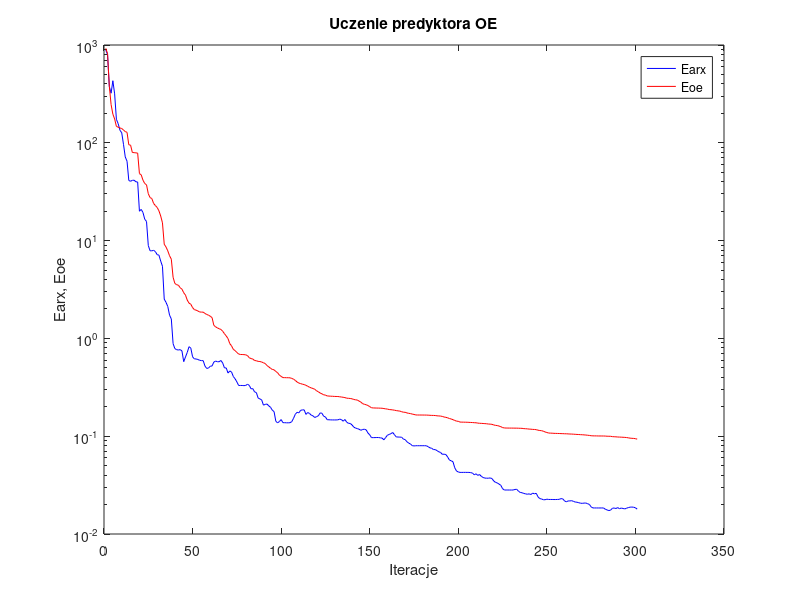
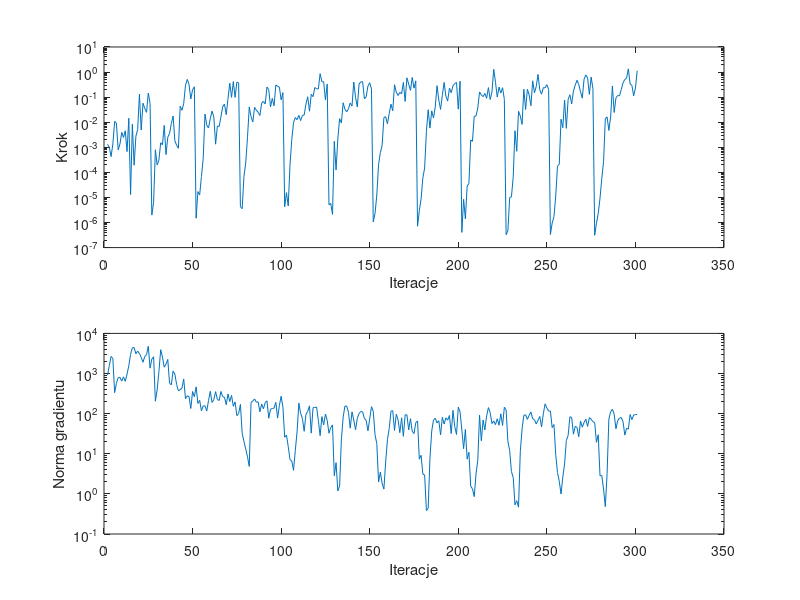

MATLAB code to generate these figures, in order:
%uczenie predyktora oe
clear all;
n=0; farx(n+1)=8.890710e+002; foe(n+1)=9.234716e+002; wspucz(n+1)=0.000000e+000; ng(n+1)=0.000000e+000;
%odnowa zmiennej metryki
n=1; farx(n+1)=7.990836e+002; foe(n+1)=8.193458e+002; krok(n+1)=1.310706e-003; ng(n+1)=9.122188e+002;
n=2; farx(n+1)=3.754628e+002; foe(n+1)=3.791192e+002; krok(n+1)=1.002232e-003; ng(n+1)=1.579430e+003;
n=3; farx(n+1)=3.213775e+002; foe(n+1)=2.461932e+002; krok(n+1)=4.270089e-004; ng(n+1)=2.663686e+003;
n=4; farx(n+1)=4.312576e+002; foe(n+1)=1.963605e+002; krok(n+1)=1.358387e-003; ng(n+1)=2.364032e+003;
n=5; farx(n+1)=3.166459e+002; foe(n+1)=1.753856e+002; krok(n+1)=1.071180e-002; ng(n+1)=3.340151e+002;
n=6; farx(n+1)=1.738402e+002; foe(n+1)=1.470865e+002; krok(n+1)=9.230931e-003; ng(n+1)=5.683963e+002;
n=7; farx(n+1)=1.568635e+002; foe(n+1)=1.444155e+002; krok(n+1)=7.867177e-004; ng(n+1)=7.897821e+002;
n=8; farx(n+1)=1.342221e+002; foe(n+1)=1.417407e+002; krok(n+1)=1.345435e-003; ng(n+1)=8.013345e+002;
n=9; farx(n+1)=1.266929e+002; foe(n+1)=1.399939e+002; krok(n+1)=3.910756e-003; ng(n+1)=6.459471e+002;
n=10; farx(n+1)=9.650076e+001; foe(n+1)=1.351461e+002; krok(n+1)=2.474886e-003; ng(n+1)=8.245056e+002;
n=11; farx(n+1)=7.170638e+001; foe(n+1)=1.302735e+002; krok(n+1)=4.541426e-003; ng(n+1)=6.402677e+002;
n=12; farx(n+1)=6.482160e+001; foe(n+1)=1.280288e+002; krok(n+1)=6.738436e-004; ng(n+1)=9.645394e+002;
n=13; farx(n+1)=4.117647e+001; foe(n+1)=9.543036e+001; krok(n+1)=1.438322e-002; ng(n+1)=1.556612e+003;
n=14; farx(n+1)=4.042276e+001; foe(n+1)=9.466119e+001; krok(n+1)=1.302585e-005; ng(n+1)=3.000006e+003;
n=15; farx(n+1)=4.137758e+001; foe(n+1)=7.959672e+001; krok(n+1)=8.316574e-003; ng(n+1)=4.396808e+003;
n=16; farx(n+1)=4.142868e+001; foe(n+1)=7.934370e+001; krok(n+1)=1.935115e-004; ng(n+1)=4.422971e+003;
n=17; farx(n+1)=3.995710e+001; foe(n+1)=7.889965e+001; krok(n+1)=2.774090e-003; ng(n+1)=3.098168e+003;
n=18; farx(n+1)=3.970746e+001; foe(n+1)=7.846011e+001; krok(n+1)=5.062842e-003; ng(n+1)=3.612605e+003;
n=19; farx(n+1)=1.996784e+001; foe(n+1)=4.839998e+001; krok(n+1)=1.320406e-001; ng(n+1)=3.164205e+003;
n=20; farx(n+1)=2.084609e+001; foe(n+1)=4.706314e+001; krok(n+1)=4.862884e-003; ng(n+1)=2.532025e+003;
n=21; farx(n+1)=1.937867e+001; foe(n+1)=4.148003e+001; krok(n+1)=5.722022e-002; ng(n+1)=1.906277e+003;
n=22; farx(n+1)=1.652653e+001; foe(n+1)=3.833211e+001; krok(n+1)=3.571281e-002; ng(n+1)=2.649414e+003;
n=23; farx(n+1)=1.569565e+001; foe(n+1)=3.720091e+001; krok(n+1)=2.477353e-002; ng(n+1)=2.939412e+003;
n=24; farx(n+1)=8.904217e+000; foe(n+1)=3.013612e+001; krok(n+1)=1.453256e-001; ng(n+1)=4.768592e+003;
n=25; farx(n+1)=7.873548e+000; foe(n+1)=2.752691e+001; krok(n+1)=5.734876e-002; ng(n+1)=1.361041e+003;
%odnowa zmiennej metryki
n=26; farx(n+1)=7.857201e+000; foe(n+1)=2.693233e+001; krok(n+1)=1.977330e-006; ng(n+1)=2.289696e+003;
n=27; farx(n+1)=7.961061e+000; foe(n+1)=2.398446e+001; krok(n+1)=6.353999e-006; ng(n+1)=2.620558e+003;
n=28; farx(n+1)=7.715710e+000; foe(n+1)=2.282048e+001; krok(n+1)=7.968363e-004; ng(n+1)=2.042182e+002;
n=29; farx(n+1)=7.182821e+000; foe(n+1)=2.183059e+001; krok(n+1)=1.966794e-004; ng(n+1)=3.895610e+002;
n=30; farx(n+1)=7.102743e+000; foe(n+1)=2.017711e+001; krok(n+1)=3.147597e-004; ng(n+1)=1.113671e+003;
n=31; farx(n+1)=6.179388e+000; foe(n+1)=1.786395e+001; krok(n+1)=1.511984e-003; ng(n+1)=3.926748e+003;
n=32; farx(n+1)=5.464256e+000; foe(n+1)=1.519241e+001; krok(n+1)=1.259039e-003; ng(n+1)=2.566564e+003;
n=33; farx(n+1)=2.521063e+000; foe(n+1)=9.183857e+000; krok(n+1)=7.505960e-003; ng(n+1)=1.437942e+003;
n=34; farx(n+1)=2.338244e+000; foe(n+1)=8.604035e+000; krok(n+1)=5.127695e-004; ng(n+1)=1.710524e+003;
n=35; farx(n+1)=2.121208e+000; foe(n+1)=7.859068e+000; krok(n+1)=2.518078e-003; ng(n+1)=2.250656e+003;
n=36; farx(n+1)=1.729816e+000; foe(n+1)=7.006027e+000; krok(n+1)=3.549942e-003; ng(n+1)=5.762672e+002;
n=37; farx(n+1)=1.579765e+000; foe(n+1)=6.455770e+000; krok(n+1)=8.806488e-003; ng(n+1)=5.207976e+002;
n=38; farx(n+1)=8.840272e-001; foe(n+1)=4.216830e+000; krok(n+1)=1.767909e-002; ng(n+1)=1.150386e+003;
n=39; farx(n+1)=7.860022e-001; foe(n+1)=3.647144e+000; krok(n+1)=1.812955e-003; ng(n+1)=9.712281e+002;
n=40; farx(n+1)=7.674030e-001; foe(n+1)=3.541130e+000; krok(n+1)=1.212998e-003; ng(n+1)=5.306668e+002;
n=41; farx(n+1)=7.604080e-001; foe(n+1)=3.498808e+000; krok(n+1)=9.143281e-004; ng(n+1)=3.690674e+002;
n=42; farx(n+1)=7.680860e-001; foe(n+1)=3.297686e+000; krok(n+1)=4.321748e-002; ng(n+1)=3.941506e+002;
n=43; farx(n+1)=7.443606e-001; foe(n+1)=3.187757e+000; krok(n+1)=2.991958e-002; ng(n+1)=4.316893e+002;
n=44; farx(n+1)=5.784901e-001; foe(n+1)=2.931681e+000; krok(n+1)=5.576355e-002; ng(n+1)=7.282850e+002;
n=45; farx(n+1)=6.458275e-001; foe(n+1)=2.769754e+000; krok(n+1)=2.994154e-001; ng(n+1)=2.359011e+002;
n=46; farx(n+1)=7.187914e-001; foe(n+1)=2.463339e+000; krok(n+1)=5.086203e-001; ng(n+1)=2.791720e+002;
n=47; farx(n+1)=8.232148e-001; foe(n+1)=2.293344e+000; krok(n+1)=3.213279e-001; ng(n+1)=2.648768e+002;
n=48; farx(n+1)=7.950792e-001; foe(n+1)=2.235461e+000; krok(n+1)=8.430727e-002; ng(n+1)=1.342371e+002;
n=49; farx(n+1)=6.489320e-001; foe(n+1)=2.065479e+000; krok(n+1)=1.961845e-001; ng(n+1)=3.569195e+002;
n=50; farx(n+1)=6.172272e-001; foe(n+1)=1.968570e+000; krok(n+1)=2.583432e-001; ng(n+1)=2.635106e+002;
%odnowa zmiennej metryki
n=51; farx(n+1)=6.165425e-001; foe(n+1)=1.945209e+000; krok(n+1)=1.484839e-006; ng(n+1)=4.652179e+002;
n=52; farx(n+1)=6.085297e-001; foe(n+1)=1.905805e+000; krok(n+1)=1.709205e-005; ng(n+1)=1.802552e+002;
n=53; farx(n+1)=5.973280e-001; foe(n+1)=1.863841e+000; krok(n+1)=1.259177e-005; ng(n+1)=2.146878e+002;
n=54; farx(n+1)=5.929220e-001; foe(n+1)=1.856878e+000; krok(n+1)=6.776689e-005; ng(n+1)=1.173508e+002;
n=55; farx(n+1)=5.920515e-001; foe(n+1)=1.855453e+000; krok(n+1)=3.569936e-004; ng(n+1)=1.554950e+002;
n=56; farx(n+1)=5.210977e-001; foe(n+1)=1.799837e+000; krok(n+1)=2.113198e-002; ng(n+1)=1.571953e+002;
n=57; farx(n+1)=4.928861e-001; foe(n+1)=1.755351e+000; krok(n+1)=7.585473e-003; ng(n+1)=1.158340e+002;
n=58; farx(n+1)=4.982095e-001; foe(n+1)=1.728319e+000; krok(n+1)=5.915258e-003; ng(n+1)=2.109410e+002;
n=59; farx(n+1)=5.191604e-001; foe(n+1)=1.684164e+000; krok(n+1)=1.405854e-002; ng(n+1)=3.602840e+002;
n=60; farx(n+1)=5.228888e-001; foe(n+1)=1.632161e+000; krok(n+1)=2.788178e-002; ng(n+1)=1.897592e+002;
n=61; farx(n+1)=5.726543e-001; foe(n+1)=1.361147e+000; krok(n+1)=1.596372e-002; ng(n+1)=2.241030e+002;
n=62; farx(n+1)=5.866283e-001; foe(n+1)=1.313130e+000; krok(n+1)=1.330026e-003; ng(n+1)=3.537221e+002;
n=63; farx(n+1)=5.771031e-001; foe(n+1)=1.280418e+000; krok(n+1)=7.029269e-003; ng(n+1)=2.261410e+002;
n=64; farx(n+1)=5.775350e-001; foe(n+1)=1.255748e+000; krok(n+1)=6.802533e-003; ng(n+1)=2.128705e+002;
n=65; farx(n+1)=5.947921e-001; foe(n+1)=1.234559e+000; krok(n+1)=1.638172e-002; ng(n+1)=3.570247e+002;
n=66; farx(n+1)=5.602123e-001; foe(n+1)=1.183277e+000; krok(n+1)=4.134280e-002; ng(n+1)=2.655705e+002;
n=67; farx(n+1)=4.993481e-001; foe(n+1)=1.117244e+000; krok(n+1)=5.286105e-002; ng(n+1)=2.562720e+002;
n=68; farx(n+1)=4.988954e-001; foe(n+1)=1.058935e+000; krok(n+1)=2.001452e-002; ng(n+1)=1.669864e+002;
n=69; farx(n+1)=4.425605e-001; foe(n+1)=9.965854e-001; krok(n+1)=8.776600e-002; ng(n+1)=3.098438e+002;
n=70; farx(n+1)=4.647356e-001; foe(n+1)=8.845934e-001; krok(n+1)=3.601750e-001; ng(n+1)=2.003993e+002;
n=71; farx(n+1)=4.533145e-001; foe(n+1)=8.393998e-001; krok(n+1)=9.790078e-002; ng(n+1)=2.844818e+002;
n=72; farx(n+1)=4.076877e-001; foe(n+1)=7.728398e-001; krok(n+1)=4.178411e-001; ng(n+1)=1.524345e+002;
n=73; farx(n+1)=3.864450e-001; foe(n+1)=7.505641e-001; krok(n+1)=9.759878e-002; ng(n+1)=1.957073e+002;
n=74; farx(n+1)=3.592773e-001; foe(n+1)=7.177169e-001; krok(n+1)=3.963116e-001; ng(n+1)=8.936533e+001;
n=75; farx(n+1)=3.301396e-001; foe(n+1)=6.927903e-001; krok(n+1)=3.691454e-001; ng(n+1)=1.004864e+002;
%odnowa zmiennej metryki
n=76; farx(n+1)=3.302049e-001; foe(n+1)=6.848135e-001; krok(n+1)=4.316184e-006; ng(n+1)=1.702773e+002;
n=77; farx(n+1)=3.301122e-001; foe(n+1)=6.844705e-001; krok(n+1)=3.573636e-006; ng(n+1)=3.254910e+001;
n=78; farx(n+1)=3.288011e-001; foe(n+1)=6.825779e-001; krok(n+1)=6.937565e-005; ng(n+1)=2.020828e+001;
n=79; farx(n+1)=3.304703e-001; foe(n+1)=6.792405e-001; krok(n+1)=2.385047e-004; ng(n+1)=1.311351e+001;
n=80; farx(n+1)=3.398993e-001; foe(n+1)=6.674666e-001; krok(n+1)=2.484942e-003; ng(n+1)=8.380643e+000;
n=81; farx(n+1)=3.311151e-001; foe(n+1)=6.345112e-001; krok(n+1)=4.076532e-002; ng(n+1)=4.834261e+000;
n=82; farx(n+1)=3.052510e-001; foe(n+1)=6.220805e-001; krok(n+1)=1.675011e-002; ng(n+1)=1.885099e+002;
n=83; farx(n+1)=3.064921e-001; foe(n+1)=6.153941e-001; krok(n+1)=1.021537e-002; ng(n+1)=2.070683e+002;
n=84; farx(n+1)=2.838670e-001; foe(n+1)=5.939247e-001; krok(n+1)=3.873453e-002; ng(n+1)=2.323894e+002;
n=85; farx(n+1)=2.794469e-001; foe(n+1)=5.911269e-001; krok(n+1)=3.034189e-002; ng(n+1)=1.924717e+002;
n=86; farx(n+1)=2.456907e-001; foe(n+1)=5.823465e-001; krok(n+1)=2.502768e-002; ng(n+1)=1.966996e+002;
n=87; farx(n+1)=2.404695e-001; foe(n+1)=5.800864e-001; krok(n+1)=1.849615e-002; ng(n+1)=1.110113e+002;
n=88; farx(n+1)=2.354127e-001; foe(n+1)=5.736112e-001; krok(n+1)=5.753289e-002; ng(n+1)=1.736458e+002;
n=89; farx(n+1)=2.078248e-001; foe(n+1)=5.633174e-001; krok(n+1)=6.826594e-002; ng(n+1)=1.322961e+002;
n=90; farx(n+1)=2.113883e-001; foe(n+1)=5.540613e-001; krok(n+1)=5.360061e-002; ng(n+1)=1.886022e+002;
n=91; farx(n+1)=2.134515e-001; foe(n+1)=5.278524e-001; krok(n+1)=2.545463e-001; ng(n+1)=2.084198e+002;
n=92; farx(n+1)=2.043677e-001; foe(n+1)=5.122421e-001; krok(n+1)=1.981558e-001; ng(n+1)=7.675321e+001;
n=93; farx(n+1)=1.976548e-001; foe(n+1)=4.948293e-001; krok(n+1)=4.111242e-002; ng(n+1)=1.289699e+002;
n=94; farx(n+1)=1.846606e-001; foe(n+1)=4.816002e-001; krok(n+1)=8.892157e-002; ng(n+1)=1.342185e+002;
n=95; farx(n+1)=1.784045e-001; foe(n+1)=4.773442e-001; krok(n+1)=4.509055e-002; ng(n+1)=1.369687e+002;
n=96; farx(n+1)=1.420710e-001; foe(n+1)=4.587537e-001; krok(n+1)=3.080168e-001; ng(n+1)=1.916547e+002;
n=97; farx(n+1)=1.369046e-001; foe(n+1)=4.460777e-001; krok(n+1)=2.675301e-001; ng(n+1)=7.743424e+001;
n=98; farx(n+1)=1.412650e-001; foe(n+1)=4.208299e-001; krok(n+1)=2.503681e-001; ng(n+1)=1.593800e+002;
n=99; farx(n+1)=1.479631e-001; foe(n+1)=4.091500e-001; krok(n+1)=7.799474e-002; ng(n+1)=2.708777e+002;
n=100; farx(n+1)=1.375623e-001; foe(n+1)=3.972104e-001; krok(n+1)=1.512759e-001; ng(n+1)=1.456160e+002;
%odnowa zmiennej metryki
n=101; farx(n+1)=1.374972e-001; foe(n+1)=3.970343e-001; krok(n+1)=4.273013e-006; ng(n+1)=2.585350e+001;
n=102; farx(n+1)=1.371073e-001; foe(n+1)=3.962810e-001; krok(n+1)=1.549259e-005; ng(n+1)=2.917279e+001;
n=103; farx(n+1)=1.370573e-001; foe(n+1)=3.962153e-001; krok(n+1)=4.574104e-006; ng(n+1)=1.517705e+001;
n=104; farx(n+1)=1.373640e-001; foe(n+1)=3.954497e-001; krok(n+1)=2.007909e-004; ng(n+1)=7.109969e+000;
n=105; farx(n+1)=1.408741e-001; foe(n+1)=3.898956e-001; krok(n+1)=2.050616e-003; ng(n+1)=6.639806e+000;
n=106; farx(n+1)=1.524353e-001; foe(n+1)=3.829840e-001; krok(n+1)=9.661282e-003; ng(n+1)=3.867249e+000;
n=107; farx(n+1)=1.677595e-001; foe(n+1)=3.715621e-001; krok(n+1)=1.543251e-002; ng(n+1)=1.212996e+001;
n=108; farx(n+1)=1.755805e-001; foe(n+1)=3.583810e-001; krok(n+1)=1.262969e-002; ng(n+1)=3.642313e+001;
n=109; farx(n+1)=1.733013e-001; foe(n+1)=3.492514e-001; krok(n+1)=1.867645e-002; ng(n+1)=1.828883e+002;
n=110; farx(n+1)=1.839122e-001; foe(n+1)=3.451156e-001; krok(n+1)=1.159819e-002; ng(n+1)=1.018023e+002;
n=111; farx(n+1)=1.857739e-001; foe(n+1)=3.402151e-001; krok(n+1)=1.856024e-002; ng(n+1)=7.551686e+001;
n=112; farx(n+1)=1.859856e-001; foe(n+1)=3.372232e-001; krok(n+1)=1.946507e-002; ng(n+1)=3.632301e+001;
n=113; farx(n+1)=1.671070e-001; foe(n+1)=3.313168e-001; krok(n+1)=5.285294e-002; ng(n+1)=9.579765e+001;
n=114; farx(n+1)=1.747082e-001; foe(n+1)=3.241322e-001; krok(n+1)=1.032026e-001; ng(n+1)=1.141849e+002;
n=115; farx(n+1)=1.708889e-001; foe(n+1)=3.169132e-001; krok(n+1)=2.741202e-002; ng(n+1)=1.564456e+002;
n=116; farx(n+1)=1.640805e-001; foe(n+1)=3.117642e-001; krok(n+1)=1.295348e-001; ng(n+1)=3.270877e+001;
n=117; farx(n+1)=1.613554e-001; foe(n+1)=3.073369e-001; krok(n+1)=1.046893e-001; ng(n+1)=1.403007e+002;
n=118; farx(n+1)=1.552246e-001; foe(n+1)=3.016582e-001; krok(n+1)=2.408208e-001; ng(n+1)=1.426861e+002;
n=119; farx(n+1)=1.586689e-001; foe(n+1)=2.912078e-001; krok(n+1)=2.162376e-001; ng(n+1)=1.463975e+002;
n=120; farx(n+1)=1.615511e-001; foe(n+1)=2.846171e-001; krok(n+1)=2.114442e-001; ng(n+1)=6.764534e+001;
n=121; farx(n+1)=1.729997e-001; foe(n+1)=2.765541e-001; krok(n+1)=8.635342e-001; ng(n+1)=2.826363e+001;
n=122; farx(n+1)=1.717799e-001; foe(n+1)=2.713896e-001; krok(n+1)=4.112198e-001; ng(n+1)=8.429532e+001;
n=123; farx(n+1)=1.600995e-001; foe(n+1)=2.649929e-001; krok(n+1)=4.079802e-001; ng(n+1)=5.260619e+001;
n=124; farx(n+1)=1.573088e-001; foe(n+1)=2.632642e-001; krok(n+1)=7.822596e-002; ng(n+1)=9.743660e+001;
n=125; farx(n+1)=1.474653e-001; foe(n+1)=2.578641e-001; krok(n+1)=3.307424e-001; ng(n+1)=6.789849e+001;
%odnowa zmiennej metryki
n=126; farx(n+1)=1.472472e-001; foe(n+1)=2.573139e-001; krok(n+1)=5.097577e-006; ng(n+1)=3.251592e+001;
n=127; farx(n+1)=1.468364e-001; foe(n+1)=2.564004e-001; krok(n+1)=5.801115e-006; ng(n+1)=4.516891e+001;
n=128; farx(n+1)=1.466991e-001; foe(n+1)=2.560307e-001; krok(n+1)=2.105909e-006; ng(n+1)=5.218201e+001;
n=129; farx(n+1)=1.466513e-001; foe(n+1)=2.551662e-001; krok(n+1)=1.742801e-003; ng(n+1)=2.831668e+000;
n=130; farx(n+1)=1.466748e-001; foe(n+1)=2.548422e-001; krok(n+1)=1.247165e-004; ng(n+1)=5.992953e+000;
n=131; farx(n+1)=1.469361e-001; foe(n+1)=2.545818e-001; krok(n+1)=2.186130e-003; ng(n+1)=1.181185e+000;
n=132; farx(n+1)=1.493656e-001; foe(n+1)=2.531135e-001; krok(n+1)=1.381589e-002; ng(n+1)=1.580280e+000;
n=133; farx(n+1)=1.480671e-001; foe(n+1)=2.516184e-001; krok(n+1)=9.356732e-003; ng(n+1)=2.218000e+001;
n=134; farx(n+1)=1.423245e-001; foe(n+1)=2.500643e-001; krok(n+1)=5.954236e-002; ng(n+1)=8.172483e+001;
n=135; farx(n+1)=1.482669e-001; foe(n+1)=2.480807e-001; krok(n+1)=3.269900e-002; ng(n+1)=1.542538e+002;
n=136; farx(n+1)=1.393031e-001; foe(n+1)=2.448097e-001; krok(n+1)=2.598758e-002; ng(n+1)=1.546732e+002;
n=137; farx(n+1)=1.353854e-001; foe(n+1)=2.440099e-001; krok(n+1)=3.432277e-002; ng(n+1)=1.078985e+002;
n=138; farx(n+1)=1.350966e-001; foe(n+1)=2.430458e-001; krok(n+1)=5.851700e-002; ng(n+1)=4.346118e+001;
n=139; farx(n+1)=1.304029e-001; foe(n+1)=2.412175e-001; krok(n+1)=4.382471e-002; ng(n+1)=1.107712e+002;
n=140; farx(n+1)=1.238940e-001; foe(n+1)=2.375761e-001; krok(n+1)=4.003408e-001; ng(n+1)=6.961640e+001;
n=141; farx(n+1)=1.210652e-001; foe(n+1)=2.356164e-001; krok(n+1)=9.809225e-002; ng(n+1)=3.960427e+001;
n=142; farx(n+1)=1.196800e-001; foe(n+1)=2.342417e-001; krok(n+1)=4.050274e-002; ng(n+1)=7.624809e+001;
n=143; farx(n+1)=1.178071e-001; foe(n+1)=2.285965e-001; krok(n+1)=3.381117e-001; ng(n+1)=1.019872e+002;
n=144; farx(n+1)=1.149651e-001; foe(n+1)=2.230383e-001; krok(n+1)=4.027995e-001; ng(n+1)=1.126286e+002;
n=145; farx(n+1)=1.171723e-001; foe(n+1)=2.152472e-001; krok(n+1)=4.147513e-001; ng(n+1)=1.109427e+002;
n=146; farx(n+1)=1.178142e-001; foe(n+1)=2.118737e-001; krok(n+1)=8.589342e-002; ng(n+1)=7.577556e+001;
n=147; farx(n+1)=1.161723e-001; foe(n+1)=2.097364e-001; krok(n+1)=1.032026e-001; ng(n+1)=6.775807e+001;
n=148; farx(n+1)=1.077994e-001; foe(n+1)=2.059033e-001; krok(n+1)=2.762929e-001; ng(n+1)=3.728661e+001;
n=149; farx(n+1)=1.032944e-001; foe(n+1)=2.007115e-001; krok(n+1)=3.745525e-001; ng(n+1)=7.422864e+001;
n=150; farx(n+1)=9.668716e-002; foe(n+1)=1.954727e-001; krok(n+1)=2.079006e-001; ng(n+1)=1.489313e+002;
%odnowa zmiennej metryki
n=151; farx(n+1)=9.671279e-002; foe(n+1)=1.944839e-001; krok(n+1)=1.052955e-006; ng(n+1)=1.146283e+002;
n=152; farx(n+1)=9.676344e-002; foe(n+1)=1.943309e-001; krok(n+1)=2.301869e-006; ng(n+1)=2.982709e+001;
n=153; farx(n+1)=9.695612e-002; foe(n+1)=1.939600e-001; krok(n+1)=1.248150e-005; ng(n+1)=1.786522e+001;
n=154; farx(n+1)=9.690318e-002; foe(n+1)=1.939019e-001; krok(n+1)=2.084136e-004; ng(n+1)=1.974733e+000;
n=155; farx(n+1)=9.625019e-002; foe(n+1)=1.934138e-001; krok(n+1)=6.140193e-004; ng(n+1)=3.488049e+000;
n=156; farx(n+1)=9.566115e-002; foe(n+1)=1.931309e-001; krok(n+1)=1.180926e-003; ng(n+1)=1.837749e+000;
n=157; farx(n+1)=9.180897e-002; foe(n+1)=1.916843e-001; krok(n+1)=1.522640e-002; ng(n+1)=1.313059e+000;
n=158; farx(n+1)=9.698092e-002; foe(n+1)=1.904056e-001; krok(n+1)=1.664870e-002; ng(n+1)=6.277183e+000;
n=159; farx(n+1)=1.024525e-001; foe(n+1)=1.893210e-001; krok(n+1)=8.704305e-003; ng(n+1)=2.232355e+001;
n=160; farx(n+1)=1.041424e-001; foe(n+1)=1.873232e-001; krok(n+1)=2.219272e-002; ng(n+1)=4.286882e+001;
n=161; farx(n+1)=1.063035e-001; foe(n+1)=1.866848e-001; krok(n+1)=5.235740e-002; ng(n+1)=1.150719e+002;
n=162; farx(n+1)=1.090811e-001; foe(n+1)=1.856890e-001; krok(n+1)=2.858001e-002; ng(n+1)=1.189238e+002;
n=163; farx(n+1)=1.034256e-001; foe(n+1)=1.843646e-001; krok(n+1)=3.134036e-001; ng(n+1)=3.808829e+001;
n=164; farx(n+1)=9.812343e-002; foe(n+1)=1.827133e-001; krok(n+1)=1.576475e-001; ng(n+1)=9.646258e+001;
n=165; farx(n+1)=9.818687e-002; foe(n+1)=1.816000e-001; krok(n+1)=1.171506e-001; ng(n+1)=7.088674e+001;
n=166; farx(n+1)=9.779546e-002; foe(n+1)=1.806364e-001; krok(n+1)=1.559895e-001; ng(n+1)=3.357280e+001;
n=167; farx(n+1)=9.778577e-002; foe(n+1)=1.781111e-001; krok(n+1)=1.362955e-001; ng(n+1)=7.874106e+001;
n=168; farx(n+1)=9.341301e-002; foe(n+1)=1.759375e-001; krok(n+1)=3.867248e-001; ng(n+1)=2.712112e+001;
n=169; farx(n+1)=9.230450e-002; foe(n+1)=1.755380e-001; krok(n+1)=6.722782e-002; ng(n+1)=9.332850e+001;
n=170; farx(n+1)=8.779122e-002; foe(n+1)=1.729723e-001; krok(n+1)=5.896462e-001; ng(n+1)=9.346459e+001;
n=171; farx(n+1)=8.498018e-002; foe(n+1)=1.713294e-001; krok(n+1)=3.307424e-001; ng(n+1)=3.915985e+001;
n=172; farx(n+1)=8.325283e-002; foe(n+1)=1.703674e-001; krok(n+1)=1.865458e-001; ng(n+1)=7.498208e+001;
n=173; farx(n+1)=8.010880e-002; foe(n+1)=1.683385e-001; krok(n+1)=6.088496e-001; ng(n+1)=3.642459e+001;
n=174; farx(n+1)=7.949938e-002; foe(n+1)=1.668986e-001; krok(n+1)=2.286351e-001; ng(n+1)=3.179725e+001;
n=175; farx(n+1)=7.991871e-002; foe(n+1)=1.649987e-001; krok(n+1)=4.456675e-001; ng(n+1)=5.978476e+001;
%odnowa zmiennej metryki
n=176; farx(n+1)=7.991518e-002; foe(n+1)=1.647333e-001; krok(n+1)=7.116681e-007; ng(n+1)=6.560130e+001;
n=177; farx(n+1)=7.991764e-002; foe(n+1)=1.647192e-001; krok(n+1)=2.960578e-006; ng(n+1)=7.341516e+000;
n=178; farx(n+1)=7.997171e-002; foe(n+1)=1.646650e-001; krok(n+1)=8.756691e-006; ng(n+1)=9.133771e+000;
n=179; farx(n+1)=7.993412e-002; foe(n+1)=1.646050e-001; krok(n+1)=6.119948e-005; ng(n+1)=3.105074e+000;
n=180; farx(n+1)=7.993112e-002; foe(n+1)=1.644794e-001; krok(n+1)=1.486449e-004; ng(n+1)=2.959399e+000;
n=181; farx(n+1)=7.985089e-002; foe(n+1)=1.644422e-001; krok(n+1)=4.290347e-003; ng(n+1)=3.835274e-001;
n=182; farx(n+1)=7.808605e-002; foe(n+1)=1.640833e-001; krok(n+1)=3.134999e-002; ng(n+1)=4.356644e-001;
n=183; farx(n+1)=7.601282e-002; foe(n+1)=1.635720e-001; krok(n+1)=5.829338e-003; ng(n+1)=7.678802e+000;
n=184; farx(n+1)=7.523927e-002; foe(n+1)=1.632177e-001; krok(n+1)=2.835564e-002; ng(n+1)=3.683969e+001;
n=185; farx(n+1)=7.294004e-002; foe(n+1)=1.630798e-001; krok(n+1)=1.486332e-002; ng(n+1)=6.911584e+001;
n=186; farx(n+1)=7.298293e-002; foe(n+1)=1.627040e-001; krok(n+1)=4.069805e-002; ng(n+1)=7.652448e+001;
n=187; farx(n+1)=7.117321e-002; foe(n+1)=1.616172e-001; krok(n+1)=2.862909e-001; ng(n+1)=5.891523e+001;
n=188; farx(n+1)=6.928673e-002; foe(n+1)=1.611284e-001; krok(n+1)=7.665539e-002; ng(n+1)=6.659193e+001;
n=189; farx(n+1)=6.819067e-002; foe(n+1)=1.606647e-001; krok(n+1)=3.239658e-002; ng(n+1)=2.949920e+001;
n=190; farx(n+1)=6.524964e-002; foe(n+1)=1.592308e-001; krok(n+1)=1.181740e-001; ng(n+1)=8.099747e+001;
n=191; farx(n+1)=6.551978e-002; foe(n+1)=1.570898e-001; krok(n+1)=3.854790e-001; ng(n+1)=5.515371e+001;
n=192; farx(n+1)=6.492197e-002; foe(n+1)=1.559269e-001; krok(n+1)=1.088038e-001; ng(n+1)=7.857037e+001;
n=193; farx(n+1)=6.127426e-002; foe(n+1)=1.541447e-001; krok(n+1)=6.995615e-002; ng(n+1)=6.875152e+001;
n=194; farx(n+1)=5.701347e-002; foe(n+1)=1.515878e-001; krok(n+1)=2.278082e-001; ng(n+1)=9.013913e+001;
n=195; farx(n+1)=5.605126e-002; foe(n+1)=1.499867e-001; krok(n+1)=1.505524e-001; ng(n+1)=3.176638e+001;
n=196; farx(n+1)=5.482279e-002; foe(n+1)=1.475732e-001; krok(n+1)=2.863419e-001; ng(n+1)=1.211266e+002;
n=197; farx(n+1)=4.754291e-002; foe(n+1)=1.448784e-001; krok(n+1)=3.465039e-001; ng(n+1)=4.723169e+001;
n=198; farx(n+1)=4.402510e-002; foe(n+1)=1.426468e-001; krok(n+1)=3.838379e-001; ng(n+1)=3.027158e+001;
n=199; farx(n+1)=4.308683e-002; foe(n+1)=1.419055e-001; krok(n+1)=3.320390e-002; ng(n+1)=1.457152e+002;
n=200; farx(n+1)=4.264465e-002; foe(n+1)=1.393609e-001; krok(n+1)=4.317671e-001; ng(n+1)=1.112374e+002;
%odnowa zmiennej metryki
n=201; farx(n+1)=4.264489e-002; foe(n+1)=1.393106e-001; krok(n+1)=4.039360e-007; ng(n+1)=3.925098e+001;
n=202; farx(n+1)=4.267062e-002; foe(n+1)=1.391748e-001; krok(n+1)=8.468871e-006; ng(n+1)=1.329541e+001;
n=203; farx(n+1)=4.268642e-002; foe(n+1)=1.390141e-001; krok(n+1)=1.394742e-006; ng(n+1)=4.043173e+001;
n=204; farx(n+1)=4.264550e-002; foe(n+1)=1.388635e-001; krok(n+1)=2.832743e-005; ng(n+1)=7.346454e+000;
n=205; farx(n+1)=4.264881e-002; foe(n+1)=1.385315e-001; krok(n+1)=3.594329e-005; ng(n+1)=1.090900e+001;
n=206; farx(n+1)=4.242366e-002; foe(n+1)=1.381926e-001; krok(n+1)=1.958759e-003; ng(n+1)=1.552550e+000;
n=207; farx(n+1)=4.197548e-002; foe(n+1)=1.379838e-001; krok(n+1)=1.726346e-003; ng(n+1)=1.338230e+000;
n=208; farx(n+1)=4.032342e-002; foe(n+1)=1.374078e-001; krok(n+1)=1.725161e-002; ng(n+1)=8.534287e-001;
n=209; farx(n+1)=4.128875e-002; foe(n+1)=1.372209e-001; krok(n+1)=1.748904e-002; ng(n+1)=3.122595e+000;
n=210; farx(n+1)=3.976106e-002; foe(n+1)=1.361402e-001; krok(n+1)=3.670029e-002; ng(n+1)=6.885598e+000;
n=211; farx(n+1)=4.056727e-002; foe(n+1)=1.355492e-001; krok(n+1)=1.608941e-001; ng(n+1)=9.212302e+001;
n=212; farx(n+1)=3.888052e-002; foe(n+1)=1.352850e-001; krok(n+1)=1.232442e-001; ng(n+1)=2.112158e+001;
n=213; farx(n+1)=3.784228e-002; foe(n+1)=1.348995e-001; krok(n+1)=1.046893e-001; ng(n+1)=6.945691e+001;
n=214; farx(n+1)=3.728634e-002; foe(n+1)=1.344826e-001; krok(n+1)=1.410702e-001; ng(n+1)=3.921063e+001;
n=215; farx(n+1)=3.722602e-002; foe(n+1)=1.340571e-001; krok(n+1)=9.004374e-002; ng(n+1)=8.773509e+001;
n=216; farx(n+1)=3.717697e-002; foe(n+1)=1.331467e-001; krok(n+1)=2.400960e-001; ng(n+1)=1.417144e+002;
n=217; farx(n+1)=3.745456e-002; foe(n+1)=1.329165e-001; krok(n+1)=8.044705e-002; ng(n+1)=1.066184e+002;
n=218; farx(n+1)=3.690810e-002; foe(n+1)=1.322180e-001; krok(n+1)=1.588583e-001; ng(n+1)=5.669582e+001;
n=219; farx(n+1)=3.486691e-002; foe(n+1)=1.303806e-001; krok(n+1)=1.289896e+000; ng(n+1)=6.582302e+001;
n=220; farx(n+1)=3.371782e-002; foe(n+1)=1.290401e-001; krok(n+1)=3.903951e-001; ng(n+1)=5.320577e+001;
n=221; farx(n+1)=3.330029e-002; foe(n+1)=1.285256e-001; krok(n+1)=1.011873e-001; ng(n+1)=7.443102e+001;
n=222; farx(n+1)=3.238987e-002; foe(n+1)=1.269630e-001; krok(n+1)=2.522670e-001; ng(n+1)=5.141631e+001;
n=223; farx(n+1)=3.147752e-002; foe(n+1)=1.252198e-001; krok(n+1)=1.451056e-001; ng(n+1)=9.884175e+001;
n=224; farx(n+1)=2.907603e-002; foe(n+1)=1.224585e-001; krok(n+1)=2.378132e-001; ng(n+1)=5.075722e+001;
n=225; farx(n+1)=2.817542e-002; foe(n+1)=1.215149e-001; krok(n+1)=8.139610e-002; ng(n+1)=1.447732e+002;
%odnowa zmiennej metryki
n=226; farx(n+1)=2.817667e-002; foe(n+1)=1.211731e-001; krok(n+1)=3.246703e-007; ng(n+1)=1.230417e+002;
n=227; farx(n+1)=2.817782e-002; foe(n+1)=1.211538e-001; krok(n+1)=4.709628e-007; ng(n+1)=2.042484e+001;
n=228; farx(n+1)=2.816108e-002; foe(n+1)=1.210531e-001; krok(n+1)=9.888364e-006; ng(n+1)=1.206472e+001;
n=229; farx(n+1)=2.816874e-002; foe(n+1)=1.210378e-001; krok(n+1)=1.052881e-005; ng(n+1)=3.616217e+000;
n=230; farx(n+1)=2.817282e-002; foe(n+1)=1.209880e-001; krok(n+1)=6.435256e-005; ng(n+1)=2.556157e+000;
n=231; farx(n+1)=2.855581e-002; foe(n+1)=1.209042e-001; krok(n+1)=4.586643e-003; ng(n+1)=5.341808e-001;
n=232; farx(n+1)=2.864320e-002; foe(n+1)=1.208845e-001; krok(n+1)=6.946998e-004; ng(n+1)=6.768775e-001;
n=233; farx(n+1)=2.735641e-002; foe(n+1)=1.206675e-001; krok(n+1)=2.732857e-002; ng(n+1)=4.656906e-001;
n=234; farx(n+1)=2.658698e-002; foe(n+1)=1.204842e-001; krok(n+1)=1.761298e-002; ng(n+1)=1.125379e+001;
n=235; farx(n+1)=2.641948e-002; foe(n+1)=1.203110e-001; krok(n+1)=8.174750e-003; ng(n+1)=4.126678e+001;
n=236; farx(n+1)=2.597684e-002; foe(n+1)=1.195470e-001; krok(n+1)=2.072253e-001; ng(n+1)=9.105457e+001;
n=237; farx(n+1)=2.574657e-002; foe(n+1)=1.192394e-001; krok(n+1)=3.192743e-002; ng(n+1)=9.364203e+001;
n=238; farx(n+1)=2.548629e-002; foe(n+1)=1.188520e-001; krok(n+1)=2.052436e-001; ng(n+1)=7.192186e+001;
n=239; farx(n+1)=2.575073e-002; foe(n+1)=1.182271e-001; krok(n+1)=1.227474e-001; ng(n+1)=9.101651e+001;
n=240; farx(n+1)=2.534040e-002; foe(n+1)=1.179474e-001; krok(n+1)=4.568872e-002; ng(n+1)=1.101519e+002;
n=241; farx(n+1)=2.617320e-002; foe(n+1)=1.173888e-001; krok(n+1)=4.461084e-001; ng(n+1)=7.417352e+001;
n=242; farx(n+1)=2.574063e-002; foe(n+1)=1.171887e-001; krok(n+1)=1.495129e-001; ng(n+1)=7.075700e+001;
n=243; farx(n+1)=2.608474e-002; foe(n+1)=1.166721e-001; krok(n+1)=2.656312e-001; ng(n+1)=5.552253e+001;
n=244; farx(n+1)=2.399512e-002; foe(n+1)=1.152329e-001; krok(n+1)=8.094987e-001; ng(n+1)=6.816981e+001;
n=245; farx(n+1)=2.301278e-002; foe(n+1)=1.143168e-001; krok(n+1)=1.961845e-001; ng(n+1)=8.523399e+001;
n=246; farx(n+1)=2.281780e-002; foe(n+1)=1.139480e-001; krok(n+1)=1.312394e-001; ng(n+1)=4.675848e+001;
n=247; farx(n+1)=2.238407e-002; foe(n+1)=1.124492e-001; krok(n+1)=2.394184e-001; ng(n+1)=9.893548e+001;
n=248; farx(n+1)=2.242231e-002; foe(n+1)=1.105688e-001; krok(n+1)=2.340680e-001; ng(n+1)=1.746945e+002;
n=249; farx(n+1)=2.270911e-002; foe(n+1)=1.090569e-001; krok(n+1)=3.139002e-001; ng(n+1)=1.374306e+002;
n=250; farx(n+1)=2.255077e-002; foe(n+1)=1.078000e-001; krok(n+1)=2.047709e-001; ng(n+1)=1.154226e+002;
%odnowa zmiennej metryki
n=251; farx(n+1)=2.255023e-002; foe(n+1)=1.074811e-001; krok(n+1)=3.325066e-007; ng(n+1)=1.161815e+002;
n=252; farx(n+1)=2.254605e-002; foe(n+1)=1.073539e-001; krok(n+1)=9.540727e-007; ng(n+1)=4.483844e+001;
n=253; farx(n+1)=2.251335e-002; foe(n+1)=1.069455e-001; krok(n+1)=1.706165e-006; ng(n+1)=5.345733e+001;
n=254; farx(n+1)=2.251897e-002; foe(n+1)=1.068656e-001; krok(n+1)=1.139931e-005; ng(n+1)=9.515215e+000;
n=255; farx(n+1)=2.256682e-002; foe(n+1)=1.066857e-001; krok(n+1)=1.775639e-004; ng(n+1)=3.421594e+000;
n=256; farx(n+1)=2.261379e-002; foe(n+1)=1.065802e-001; krok(n+1)=2.093774e-004; ng(n+1)=2.060020e+000;
n=257; farx(n+1)=2.300584e-002; foe(n+1)=1.062823e-001; krok(n+1)=1.314565e-002; ng(n+1)=9.932894e-001;
n=258; farx(n+1)=2.285875e-002; foe(n+1)=1.062063e-001; krok(n+1)=6.047937e-003; ng(n+1)=2.621686e+000;
n=259; farx(n+1)=2.177208e-002; foe(n+1)=1.059234e-001; krok(n+1)=7.644254e-002; ng(n+1)=5.529809e+000;
n=260; farx(n+1)=2.132615e-002; foe(n+1)=1.058789e-001; krok(n+1)=5.700116e-003; ng(n+1)=2.157013e+001;
n=261; farx(n+1)=2.179697e-002; foe(n+1)=1.055875e-001; krok(n+1)=8.061847e-002; ng(n+1)=2.848240e+001;
n=262; farx(n+1)=2.178338e-002; foe(n+1)=1.052751e-001; krok(n+1)=1.244469e-001; ng(n+1)=8.369208e+001;
n=263; farx(n+1)=2.192993e-002; foe(n+1)=1.051592e-001; krok(n+1)=5.360061e-002; ng(n+1)=8.020466e+001;
n=264; farx(n+1)=2.155393e-002; foe(n+1)=1.048560e-001; krok(n+1)=1.752988e-001; ng(n+1)=3.073078e+001;
n=265; farx(n+1)=2.123445e-002; foe(n+1)=1.045535e-001; krok(n+1)=2.981475e-001; ng(n+1)=4.824263e+001;
n=266; farx(n+1)=2.113108e-002; foe(n+1)=1.042281e-001; krok(n+1)=4.686024e-001; ng(n+1)=4.559229e+001;
n=267; farx(n+1)=2.089901e-002; foe(n+1)=1.040546e-001; krok(n+1)=3.214238e-001; ng(n+1)=2.650855e+001;
n=268; farx(n+1)=2.064840e-002; foe(n+1)=1.037025e-001; krok(n+1)=1.644497e-001; ng(n+1)=6.542798e+001;
n=269; farx(n+1)=2.058249e-002; foe(n+1)=1.034966e-001; krok(n+1)=9.111837e-002; ng(n+1)=4.597345e+001;
n=270; farx(n+1)=2.070883e-002; foe(n+1)=1.031703e-001; krok(n+1)=5.235795e-001; ng(n+1)=6.042578e+001;
n=271; farx(n+1)=2.074470e-002; foe(n+1)=1.027905e-001; krok(n+1)=7.676757e-001; ng(n+1)=7.292833e+001;
n=272; farx(n+1)=2.041766e-002; foe(n+1)=1.022742e-001; krok(n+1)=5.792353e-001; ng(n+1)=4.791399e+001;
n=273; farx(n+1)=2.006138e-002; foe(n+1)=1.018525e-001; krok(n+1)=1.284644e-001; ng(n+1)=7.972265e+001;
n=274; farx(n+1)=1.894507e-002; foe(n+1)=1.010938e-001; krok(n+1)=6.340524e-001; ng(n+1)=7.250976e+001;
n=275; farx(n+1)=1.846755e-002; foe(n+1)=1.008278e-001; krok(n+1)=2.188247e-001; ng(n+1)=6.303011e+001;
%odnowa zmiennej metryki
n=276; farx(n+1)=1.846535e-002; foe(n+1)=1.007544e-001; krok(n+1)=3.088936e-007; ng(n+1)=5.966660e+001;
n=277; farx(n+1)=1.846368e-002; foe(n+1)=1.007271e-001; krok(n+1)=9.419256e-007; ng(n+1)=1.932287e+001;
n=278; farx(n+1)=1.845781e-002; foe(n+1)=1.005517e-001; krok(n+1)=2.291496e-006; ng(n+1)=2.974051e+001;
n=279; farx(n+1)=1.846106e-002; foe(n+1)=1.005446e-001; krok(n+1)=9.234133e-006; ng(n+1)=2.819028e+000;
n=280; farx(n+1)=1.845894e-002; foe(n+1)=1.005006e-001; krok(n+1)=5.658127e-005; ng(n+1)=2.880797e+000;
n=281; farx(n+1)=1.846474e-002; foe(n+1)=1.004732e-001; krok(n+1)=2.666895e-004; ng(n+1)=1.320320e+000;
n=282; farx(n+1)=1.790856e-002; foe(n+1)=1.003416e-001; krok(n+1)=1.360047e-002; ng(n+1)=4.805480e-001;
n=283; farx(n+1)=1.762948e-002; foe(n+1)=9.994169e-002; krok(n+1)=1.632237e-002; ng(n+1)=3.211020e+000;
n=284; farx(n+1)=1.734906e-002; foe(n+1)=9.984874e-002; krok(n+1)=4.712379e-003; ng(n+1)=7.303746e+001;
n=285; farx(n+1)=1.755736e-002; foe(n+1)=9.979266e-002; krok(n+1)=1.604627e-002; ng(n+1)=1.112986e+002;
n=286; farx(n+1)=1.832158e-002; foe(n+1)=9.898411e-002; krok(n+1)=2.798246e-001; ng(n+1)=1.284461e+002;
n=287; farx(n+1)=1.845563e-002; foe(n+1)=9.874980e-002; krok(n+1)=2.439969e-002; ng(n+1)=9.683833e+001;
n=288; farx(n+1)=1.821759e-002; foe(n+1)=9.852782e-002; krok(n+1)=9.358032e-002; ng(n+1)=4.194657e+001;
n=289; farx(n+1)=1.862827e-002; foe(n+1)=9.811989e-002; krok(n+1)=1.158784e-001; ng(n+1)=6.760845e+001;
n=290; farx(n+1)=1.812610e-002; foe(n+1)=9.797857e-002; krok(n+1)=1.134226e-001; ng(n+1)=7.708673e+001;
n=291; farx(n+1)=1.842923e-002; foe(n+1)=9.774426e-002; krok(n+1)=2.002215e-001; ng(n+1)=8.045736e+001;
n=292; farx(n+1)=1.823622e-002; foe(n+1)=9.752159e-002; krok(n+1)=3.730916e-001; ng(n+1)=6.311120e+001;
n=293; farx(n+1)=1.805384e-002; foe(n+1)=9.725439e-002; krok(n+1)=5.076613e-001; ng(n+1)=2.916221e+001;
n=294; farx(n+1)=1.835638e-002; foe(n+1)=9.688725e-002; krok(n+1)=5.714745e-001; ng(n+1)=4.323252e+001;
n=295; farx(n+1)=1.862928e-002; foe(n+1)=9.623368e-002; krok(n+1)=1.342163e+000; ng(n+1)=4.110627e+001;
n=296; farx(n+1)=1.882408e-002; foe(n+1)=9.551240e-002; krok(n+1)=3.337297e-001; ng(n+1)=9.495760e+001;
n=297; farx(n+1)=1.886072e-002; foe(n+1)=9.510920e-002; krok(n+1)=2.959820e-001; ng(n+1)=7.072187e+001;
n=298; farx(n+1)=1.877547e-002; foe(n+1)=9.494371e-002; krok(n+1)=1.125137e-001; ng(n+1)=9.213940e+001;
n=299; farx(n+1)=1.854123e-002; foe(n+1)=9.435339e-002; krok(n+1)=2.320583e-001; ng(n+1)=9.535518e+001;
n=300; farx(n+1)=1.795218e-002; foe(n+1)=9.331926e-002; krok(n+1)=1.133514e+000; ng(n+1)=9.430179e+001;

figure; semilogy(farx,'b'); hold on; semilogy(foe,'r'); xlabel('Iteracje'); ylabel('Earx, Eoe'); legend('Earx','Eoe'); title('Uczenie predyktora OE');
figure; subplot(2,1,1); semilogy(krok); xlabel('Iteracje'); ylabel('Krok');
subplot(2,1,2); semilogy(ng); xlabel('Iteracje'); ylabel('Norma gradientu');
Earx=farx(n+1)
Eoe=foe(n+1)
